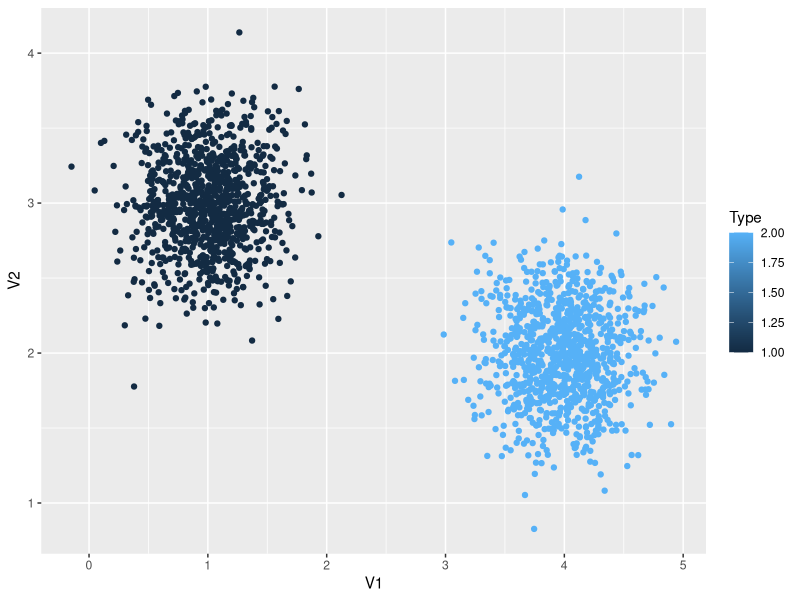

Reproduce this figure in R.
## ---- chunk 1
library(tidyverse)
## ---- chunk 2
set.seed(134)
N <- 1e3
MASS::mvrnorm(n = N, mu = c(1,3), Sigma = diag(c(0.1,0.1))) %>% 
  as.data.frame() %>% 
  mutate(Type = 1) %>% 
  bind_rows({
    MASS::mvrnorm(n = N, mu = c(4,2), Sigma = diag(c(0.1,0.1))) %>% 
      as.data.frame() %>% 
      mutate(Type = 2)
  }) %>% 
  ggplot(aes(x=V1,y=V2)) +
    geom_point(aes(color=Type))
  
